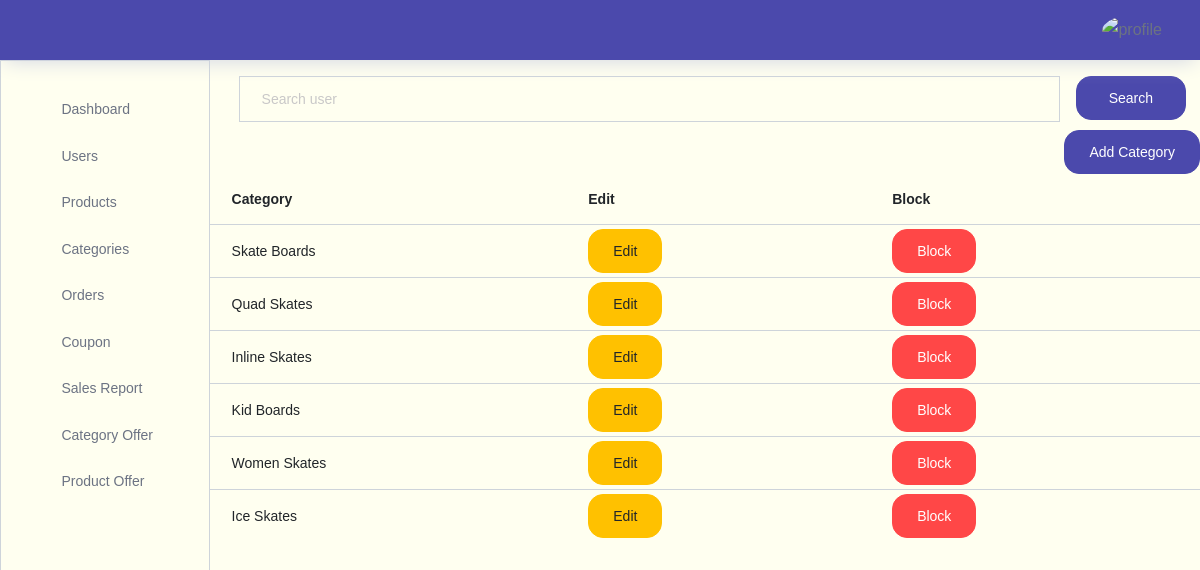
Screenshot of /storeadmin/categories/ (signed in) with the database file from the repository.
### store/models.py (models this page shows)
class Category(models.Model):
    name=models.CharField(max_length=200,unique=True)
    image=models.ImageField(upload_to='store/categorys/', blank=True)
    noofitems=models.IntegerField()
    isblocked=models.BooleanField(default=False)

### storeadmin/views.py (the view)
# urls.py: path("categories/",views.categories,name="admin_categories"),
@never_cache
def categories(request):
    if "adminname" in request.session:
        datas=Category.objects.all()
        if request.method=="POST":
            enteredname=request.POST["searchitem"]
            datas=Category.objects.filter(name__icontains=enteredname)
        return render(request,"storeadmin/categories/categories.html",{"datas":datas})
    else:
        return redirect(adminsignin)

### storeadmin/templates/storeadmin/categories/categories.html (shortened to what this page needs)
{% extends 'storeadmin/index.html' %}
{% block content %}
<div class="container">
  <div class="container">
    <form action="" method="POST">{% csrf_token %}
      <div class="input-group">
        <input style="background-color:#FFFFF0
        ;" type="text" name="searchitem" class="form-control mt-3" id="navbar-search-input" placeholder="Search user" aria-label="search" aria-describedby="search">
        <div>
          <button  type="submit" class="btn btn-primary btn-block mt-3 ml-3">Search</button>
        </div>
      </div>
    </form>
  </div>
  <div class="row justify-content-end">
    <a href="{% url 'admin_addcategories' %}">
      <button class="btn add-category-btn btn-primary mt-2">Add Category</button>
    </a>
  </div>
  <div class="row">
    <table class="table table-hover">
      <thead>
        <tr>
          <th>Category</th>
          <th>Edit</th>
          <th>Block</th>
        </tr>
      </thead>
      <tbody>
        {% for item in datas %}
        <tr>
          <td class="py-1">{{ item.name }}</td>
          <td class="py-1">
            <a href="{% url 'admin_editcategories' item.id %}">
              <button class="btn edit-btn btn-warning">Edit</button>
            </a>
          </td>
          <td class="py-1">
            {% if not item.isblocked %}
            <a href={% url 'admin_blockcategories' item.id %}>
              <button id="blockbutton2{{item.id}}"    type="button" class="btn delete-btn btn-danger blockbtn{{item.id}}" data-category-id="{{ item.id }}">Block</button>
            {% endif %}
          </td>
        </tr>
        {% endfor %}
      </tbody>
    </table>
  </div>
</div>
{% endblock content %}

### rows the page displays
Category: name "Skate Boards"
Category: name "Quad Skates"
Category: name "Inline Skates"
Category: name "Kid Boards"
Category: name "Women Skates"
Category: name "Ice Skates"
